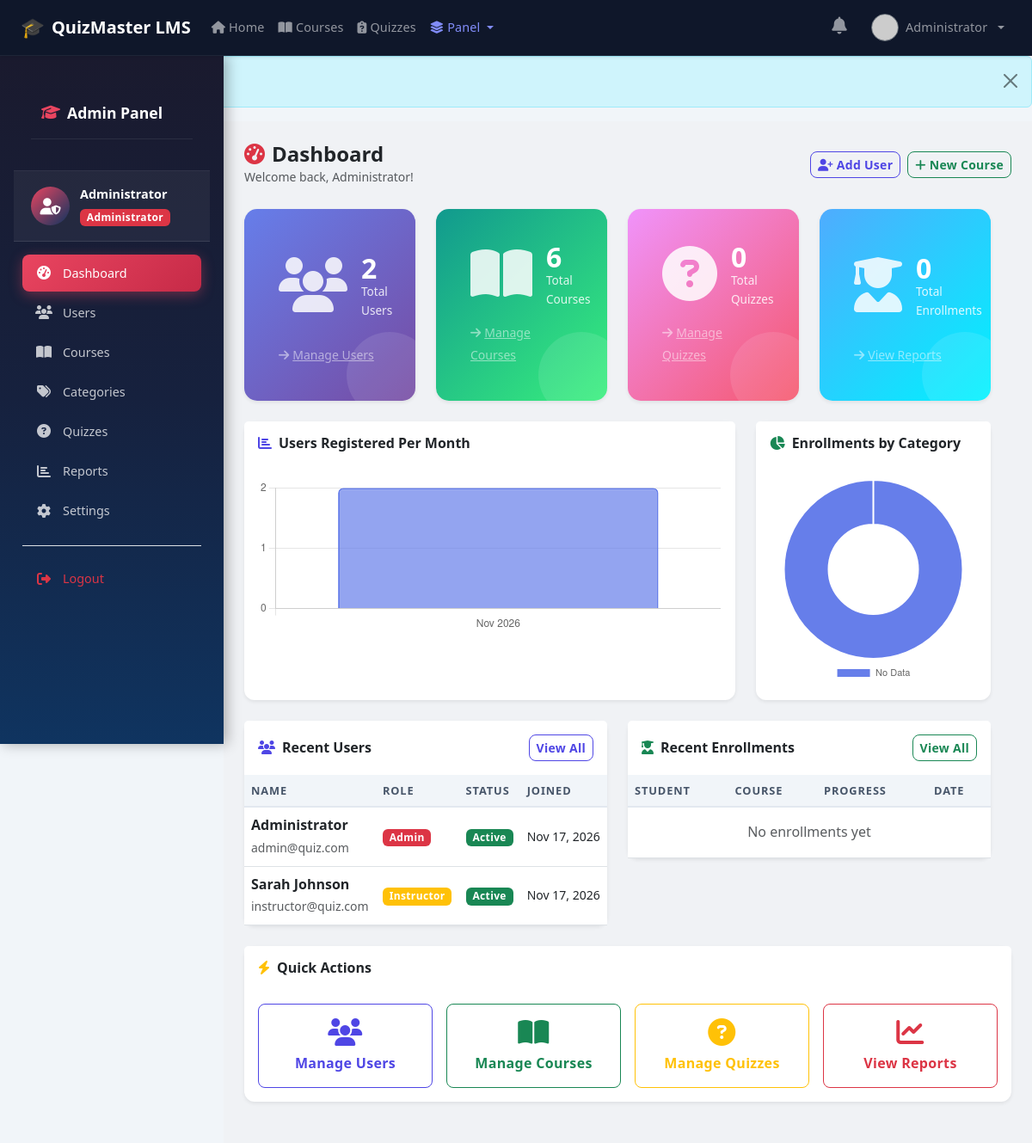
Page /admin/dashboard.php (signed in) on the committed database.
### tables this page shows
CREATE TABLE IF NOT EXISTS users (
    id              INT UNSIGNED AUTO_INCREMENT PRIMARY KEY,
    name            VARCHAR(150)    NOT NULL,
    email           VARCHAR(255)    NOT NULL UNIQUE,
    password_hash   VARCHAR(255)    NOT NULL,
    role            ENUM('admin','instructor','student') NOT NULL DEFAULT 'student',
    avatar          VARCHAR(255)    DEFAULT NULL,
    bio             TEXT            DEFAULT NULL,
    is_active       TINYINT(1)      NOT NULL DEFAULT 1,
    created_at      DATETIME        NOT NULL DEFAULT CURRENT_TIMESTAMP,
    updated_at      DATETIME        NOT NULL DEFAULT CURRENT_TIMESTAMP ON UPDATE CURRENT_TIMESTAMP,
    INDEX idx_users_email  (email),
    INDEX idx_users_role   (role),
    INDEX idx_users_active (is_active)
);

### admin/dashboard.php (the view, shortened to what the rows shown need)
<?php
$pdo = getDB();
$recentUsers = $pdo->query("SELECT id, name, email, role, is_active, created_at FROM users ORDER BY created_at DESC LIMIT 10")->fetchAll();
$usersPerMonth = $pdo->query("
    SELECT DATE_FORMAT(created_at,'%b %Y') AS month, COUNT(*) AS cnt
    FROM users
    WHERE created_at >= DATE_SUB(NOW(), INTERVAL 6 MONTH)
    GROUP BY YEAR(created_at), MONTH(created_at)
    ORDER BY YEAR(created_at), MONTH(created_at)
")->fetchAll();
$enrollByCategory = $pdo->query("
    SELECT cat.name AS category, COUNT(e.id) AS cnt
    FROM enrollments e
    JOIN courses c ON e.course_id = c.id
    JOIN categories cat ON c.category_id = cat.id
    GROUP BY cat.id, cat.name
")->fetchAll();
require_once __DIR__ . '/../includes/header.php';
?>
<div class="d-flex">
    <div class="admin-main flex-grow-1 p-4">
        <div class="row g-4 mb-4">
            <div class="col-lg-6">
                <div class="card border-0 shadow-sm">
                    <div class="card-body p-0">
                        <div class="table-responsive">
                            <table class="table table-hover mb-0 align-middle">
                                <thead class="table-light">
                                    <tr>
                                        <th>Name</th>
                                        <th>Role</th>
                                        <th>Status</th>
                                        <th>Joined</th>
                                    </tr>
                                </thead>
                                <tbody>
                                    <?php foreach ($recentUsers as $u): ?>
                                    <tr>
                                        <td>
                                            <div class="fw-semibold"><?= htmlspecialchars($u['name']) ?></div>
                                            <small class="text-muted"><?= htmlspecialchars($u['email']) ?></small>
                                        </td>
                                        <td>
                                            <?php
                                            $roleBadge = ['admin'=>'danger','instructor'=>'warning','student'=>'info'];
                                            $rc = $roleBadge[$u['role']] ?? 'secondary';
                                            ?>
                                            <span class="badge bg-<?= $rc ?>"><?= ucfirst($u['role']) ?></span>
                                        </td>
                                        <td>
                                            <?php if ($u['is_active']): ?>
                                                <span class="badge bg-success">Active</span>
                                            <?php else: ?>
                                                <span class="badge bg-secondary">Inactive</span>
                                            <?php endif; ?>
                                        </td>
                                        <td><small><?= formatDate($u['created_at'], 'M d, Y') ?></small></td>
                                    </tr>
                                    <?php endforeach; ?>
                                </tbody>
                            </table>
                        </div>
                    </div>
                </div>
            </div>
            <div class="col-lg-6">
                <div class="card border-0 shadow-sm">
                    <div class="card-body p-0">
                        <div class="table-responsive">
                            <table class="table table-hover mb-0 align-middle">
                                <thead class="table-light">
                                    <tr>
                                        <th>Student</th>
                                        <th>Course</th>
                                        <th>Progress</th>
                                        <th>Date</th>
                                    </tr>
                                </thead>
                            </table>
                        </div>
                    </div>
                </div>
            </div>
        </div>
    </div>
</div>
<script>
// Users per month bar chart
const uLabels = <?= json_encode(array_column($usersPerMonth, 'month')) ?>;
const uData   = <?= json_encode(array_column($usersPerMonth, 'cnt')) ?>;
new Chart(document.getElementById('usersChart'), {
    type: 'bar',
    data: {
        labels: uLabels.length ? uLabels : ['Jan','Feb','Mar','Apr','May','Jun'],
        datasets: [{
            label: 'New Users',
            data: uData.length ? uData : [0,0,0,0,0,0],
            backgroundColor: 'rgba(102,126,234,0.7)',
            borderColor: '#667eea',
            borderWidth: 2,
            borderRadius: 6,
        }]
    },
    options: {
        responsive: true,
        plugins: { legend: { display: false } },
        scales: { y: { beginAtZero: true, ticks: { stepSize: 1 } } }
    }
});
// Enrollments by category pie chart
const cLabels = <?= json_encode(array_column($enrollByCategory, 'category')) ?>;
const cData   = <?= json_encode(array_column($enrollByCategory, 'cnt')) ?>;
new Chart(document.getElementById('categoryChart'), {
    type: 'doughnut',
    data: {
        labels: cLabels.length ? cLabels : ['No Data'],
        datasets: [{
            data: cData.length ? cData : [1],
            backgroundColor: ['#667eea','#11998e','#f5576c','#f093fb','#4facfe','#ffd200'],
            borderWidth: 2,
        }]
    },
    options: {
        responsive: true,
        plugins: { legend: { position: 'bottom', labels: { font: { size: 11 } } } }
    }
});
</script>
<?php require_once __DIR__ . '/../includes/footer.php'; ?>

### includes/nav.php (shortened to what the rows shown need)
<?php
if (isLoggedIn()) {
    $authUser = currentUser();
}
?>
<nav class="navbar navbar-expand-lg navbar-dark bg-dark sticky-top shadow-sm" id="mainNav">
  <div class="container-fluid px-4">
    <div class="collapse navbar-collapse" id="navbarMain">
      <ul class="navbar-nav ms-auto mb-2 mb-lg-0 align-items-lg-center gap-1">
        <?php if (isLoggedIn()): ?>
          <li class="nav-item dropdown">
            <a class="nav-link position-relative px-3" href="#"
               id="notifDropdown" role="button"
               data-bs-toggle="dropdown" aria-expanded="false"
               title="Notifications">
              <i class="fa fa-bell fs-5"></i>
            </a>
          </li>
          <li class="nav-item dropdown">
            <a class="nav-link dropdown-toggle d-flex align-items-center gap-2 px-2"
               href="#" id="userDropdown" role="button"
               data-bs-toggle="dropdown" aria-expanded="false">
              <img src="<?= avatarUrl($authUser ?? []) ?>"
                   alt="avatar" class="rounded-circle border border-secondary"
                   width="32" height="32" style="object-fit:cover">
              <span class="d-none d-lg-inline text-truncate" style="max-width:120px">
                <?= sanitize($authUser['name'] ?? 'User') ?>
              </span>
            </a>
          </li>
        <?php endif; ?>
      </ul>
    </div>
  </div>
</nav>

### rows in the picture
users: name "Administrator", email "admin@quiz.com", role "Admin", is_active "Active", created_at "Nov 17, 2026"
users: name "Sarah Johnson", email "instructor@quiz.com", role "Instructor", is_active "Active", created_at "Nov 17, 2026"

### other values in the picture
APP_NAME "QuizMaster LMS"
$adminName "Administrator"
$_SESSION['user_name'] "Administrator"
$totalUsers "2"
$totalCourses "6"
$totalQuizzes "0"
$totalEnrollments "0"
chart data {{ json_encode(array_column($usersPerMonth, 'cnt')) }} [2]
